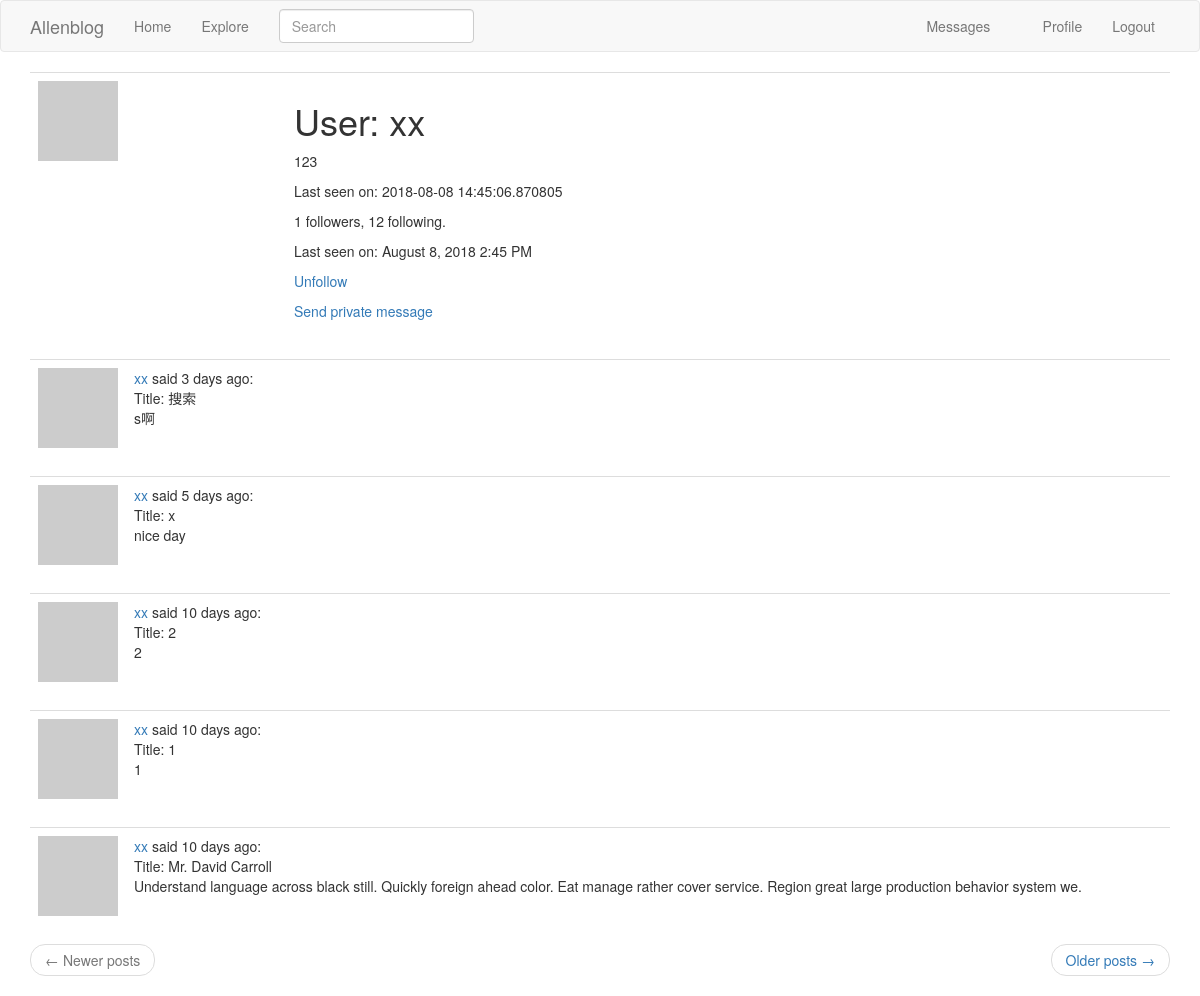
Before: /user/xx/ (signed in) with the older database file.
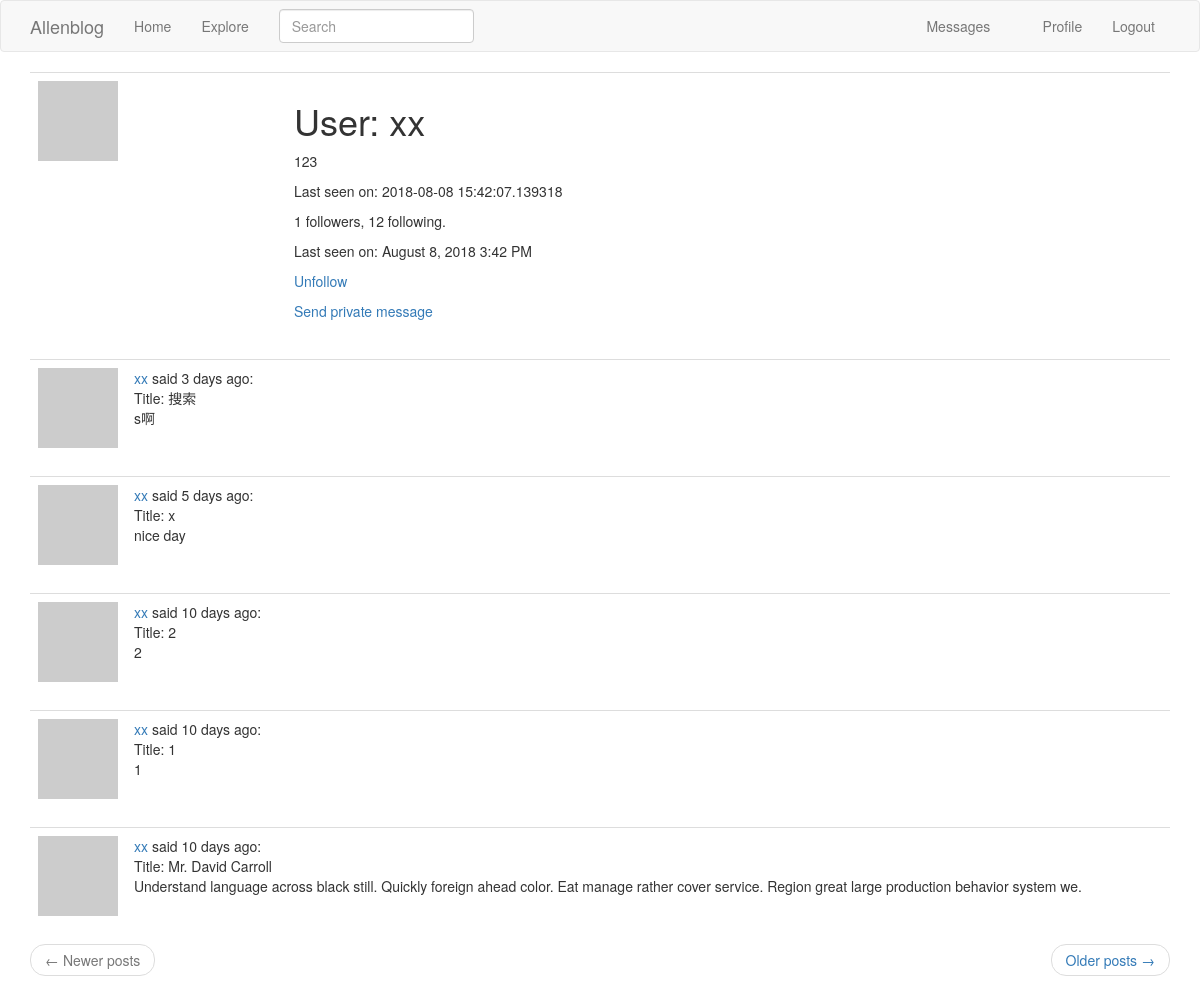
After: the same page with the newer database file.
### app/models.py (models this page shows, shortened)
class User(db.Model, UserMixin):
    __tablename__ = 'user'
    id = db.Column(db.Integer, primary_key=True)
    username = db.Column(db.String(64), index=True, unique=True)
    email = db.Column(db.String(120), index=True, unique=True)
    password_hash = db.Column(db.String(128))
    posts = db.relationship('Post', backref='author', lazy='dynamic')
    about_me = db.Column(db.String(140))
    last_seen = db.Column(db.DateTime, default=datetime.utcnow)
    followed = db.relationship(
        'User', secondary=followers,
        primaryjoin=(followers.c.follower_id == id),
        secondaryjoin=(followers.c.followed_id == id),
        backref=db.backref('followers', lazy='dynamic'),
        lazy='dynamic'
    )
    messages_sent = db.relationship('Message',
                                    foreign_keys='Message.sender_id',
                                    backref='author', lazy='dynamic')
    messages_received = db.relationship('Message',
                                        foreign_keys='Message.recipient_id',
                                        backref='recipient', lazy='dynamic')
    last_message_read_time = db.Column(db.DateTime)
    notifications = db.relationship('Notification', backref='user', lazy='dynamic')
    def avatar(self, size):
        digest = md5(self.email.lower().encode('utf-8')).hexdigest()
        return 'https://www.gravatar.com/avatar/{}?d=identicon&s={}'.format(digest, size)
    def is_following(self, user):
        return self.followed.filter(followers.c.followed_id == user.id).count() > 0
    def new_messages_num(self):
        last_read_time = self.last_message_read_time or datetime(1900, 1, 1)
        return Message.query.filter_by(recipient=self).filter(
            Message.timestamp > last_read_time).count()

### app/main/views.py (the view)
@main.route('/user/<username>/')
@login_required
def user_profile(username):
    user = User.query.filter_by(username=username).first_or_404()
    page = request.args.get('page', 1, type=int)
    posts = user.posts.order_by(Post.timestamp.desc()).paginate(page, current_app.config['POSTS_PER_PAGE'], False)
    next_url = url_for('main.user_profile', username=user.username, page=posts.next_num) if posts.has_next else None
    prev_url = url_for('main.user_profile', username=user.username, page=posts.prev_num) if posts.has_prev else None
    return render_template('profile.html', user=user, posts=posts.items, next_url=next_url, prev_url=prev_url)

### app/main/forms.py
class SearchForm(FlaskForm):
    q = StringField('Search', validators=[DataRequired()])
    def __init__(self, *args, **kwargs):
        if 'formdata' not in kwargs:
            kwargs['formdata'] = request.args
        if 'csrf_enabled' not in kwargs:
            kwargs['csrf_enabled'] = False
        super(SearchForm, self).__init__(*args, **kwargs)

### app/main/views.py (called while the page is built)
@main.before_request
def before_request():
    if current_user.is_authenticated:
        current_user.last_seen = datetime.utcnow()
        db.session.commit()
        g.search_form = SearchForm()

### app/models.py (called while the page is built)
@login_manager.user_loader
def load_user(id):
    return User.query.get(int(id))

    @classmethod
    def before_commit(cls, session):
        session._changes = {
            'add': list(session.new),
            'update': list(session.dirty),
            'delete': list(session.deleted)
        }

### app/templates/profile.html
{% extends "base.html" %}
{% block app_content %}
    <table class="table table-hover">
        <tr>
            <td width="256px"><img src="{{ user.avatar(256) }}"></td>
            <td>
                <h1>User: {{ user.username }}</h1>
                {% if user.about_me %}<p>{{ user.about_me }}</p>{% endif %}
                {% if user.last_seen %}<p>Last seen on: {{ user.last_seen }}</p>{% endif %}
                <p>{{ user.followers.count() }} followers, {{ user.followed.count() }} following.</p>
                <p>Last seen on: {{ moment(user.last_seen).format('LLL') }}</p>
                {% if user == current_user %}
                    <p><a href="{{ url_for('main.edit_profile') }}">Edit your profile</a></p>
                {% elif not current_user.is_following(user) %}
                    <p><a href="{{ url_for('main.follow', username=user.username) }}">Follow</a></p>
                {% else %}
                    <p><a href="{{ url_for('main.unfollow', username=user.username) }}">Unfollow</a></p>
                {% endif %}
                {% if user != current_user %}
                    <p>
                        <a href="{{ url_for('main.send_message', recipient=user.username) }}">
                            Send private message
                        </a>
                    </p>
                {% endif %}
            </td>
        </tr>
    </table>
    {% for post in posts %}
        {% include '_post.html' %}
    {% endfor %}
    <nav aria-label="...">
        <ul class="pager">
            <li class="previous{% if not prev_url %} disabled{% endif %}">
                <a href="{{ prev_url or '#' }}">
                    <span aria-hidden="true">&larr;</span> Newer posts
                </a>
            </li>
            <li class="next{% if not next_url %} disabled{% endif %}">
                <a href="{{ next_url or '#' }}">
                    Older posts <span aria-hidden="true">&rarr;</span>
                </a>
            </li>
        </ul>
    </nav>
{% endblock %}

Changed rows visible on the page:
changed User "xx": last_seen "2018-08-08 14:45:06.870805" → "2018-08-08 15:42:07.139318"; last_seen "August 8, 2018 2:45 PM" → "August 8, 2018 3:42 PM"
